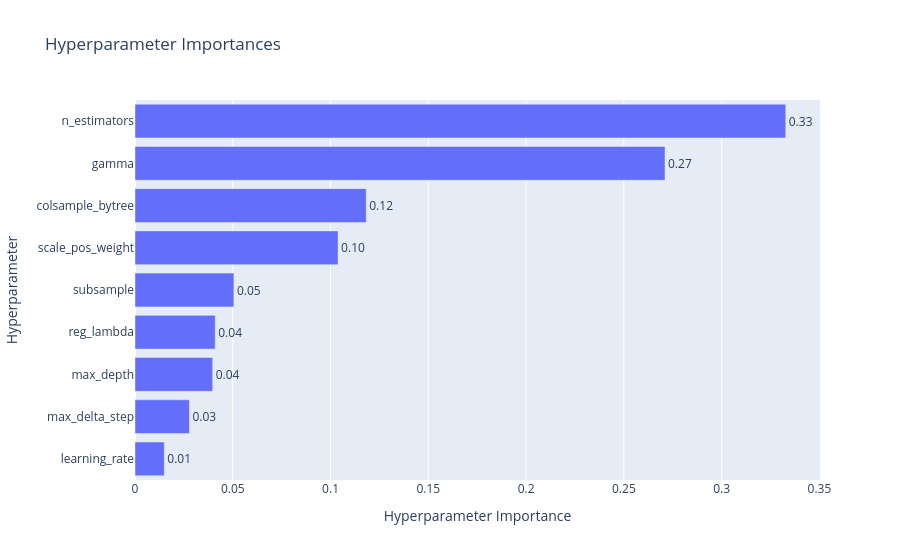

Notebook code cell kept with this figure:
### Code cell
import optuna.visualization as vis

# Shows progress over time
fig = vis.plot_param_importances(study)
fig.show()

### Figure 1 — Plotly figure (JSON) as saved in the notebook; plotly's stock layout.template omitted (floating-point values rounded to 4 significant figures)
{"data": [{"cliponaxis": false, "hovertemplate": ["learning_rate (FloatDistribution): 0.014972919139336759<extra></extra>", "max_delta_step (IntDistribution): 0.027842116303940935<extra></extra>", "max_depth (IntDistribution): 0.0397232728152495<extra></extra>", "reg_lambda (FloatDistribution): 0.041023086366891705<extra></extra>", "subsample (FloatDistribution): 0.050566390460465516<extra></extra>", "scale_pos_weight (FloatDistribution): 0.10384957581469488<extra></extra>", "colsample_bytree (FloatDistribution): 0.11823718711483291<extra></extra>", "gamma (FloatDistribution): 0.2710209539132546<extra></extra>", "n_estimators (IntDistribution): 0.3327644980713331<extra></extra>"], "name": "Objective Value", "orientation": "h", "text": ["0.01", "0.03", "0.04", "0.04", "0.05", "0.10", "0.12", "0.27", "0.33"], "textposition": "outside", "type": "bar", "x": [0.01497, 0.02784, 0.03972, 0.04102, 0.05057, 0.1038, 0.1182, 0.271, 0.3328], "y": ["learning_rate", "max_delta_step", "max_depth", "reg_lambda", "subsample", "scale_pos_weight", "colsample_bytree", "gamma", "n_estimators"]}], "layout": {"title": {"text": "Hyperparameter Importances"}, "xaxis": {"title": {"text": "Hyperparameter Importance"}}, "yaxis": {"title": {"text": "Hyperparameter"}}}}
